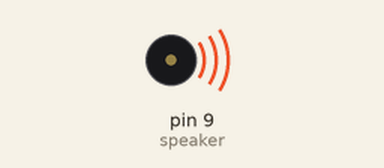
Recording of a sketch running on a simulated Arduino Uno, built with avr-gcc and run on an emulated ATmega328P. Parts: buzzer (waves = sounding).

Above: at 0.2 s.
At 11.0 s:
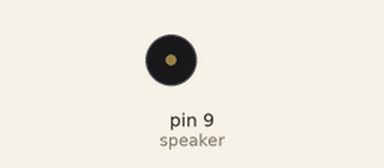
Timing chart, 0 to 12.2 s (numbered marks = the images above):
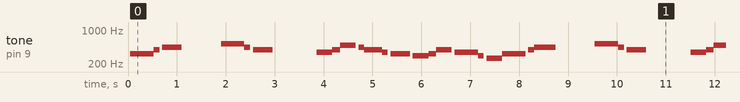

Measured:
- by itself, tone on pin 9 (speaker): plays 328 Hz for 0.48 s, 391 Hz for 0.12 s, 438 Hz for 0.40 s, 521 Hz for 0.48 s, 438 Hz for 0.12 s, 391 Hz for 0.40 s … (325 notes in this stretch)

The sketch:

EX_1_VIVA_EL_MADRID.ino
```cpp
/******************************************************************************
**                                                                           **
**                              Projecte 6. Melodia                          **
**                                                                           **
**           c=DO, d=RE, e=MI, f=FA, g=SOL, a=LA, b=SI, C=DO' D=RE'          **
**                                                                           **
*******************************************************************************/
// Raúl Martos


const int speaker = 9; // Speaker pin 9
int time = 100;

// Himno del Real Madrid
int length = 60;
 char notes[] = "efga Cbag fgbagfedegfedcefga Cbag fgbagfedegfedcefgaaaabbabC ";
 int beats[]={1,3,1,4,7,1,3,1,4,8,3,1,3,1,3,1,4,3,1,3,1,3,1,3,1,3,1,4,7,1,3,1,4,8,3,1,3,1,3,1,4,3,1,3,1,3,1,3,1,3,1,3,1,3,1,3,1,3,1,8};


void setup() {
  // make the pin output
  pinMode(speaker, OUTPUT); // speaker SALIDA
}


void loop() {
    for (int i = 0; i < length; i++) {
    if (notes[i] == ' ') {
      delay(beats[i] * time);
    } else {
      playNote(notes[i], beats[i] * time);
    }

    delay(time / 2); // delay entre notes
  }
}
//****** Funcions *************************************************************
void playTone(int tone, int duration) {
  for (long i = 0; i < duration * 1000L; i += tone * 2) {
    digitalWrite(speaker, HIGH);
    delayMicroseconds(tone);
    digitalWrite(speaker, LOW);
    delayMicroseconds(tone);
  }
}

void playNote(char note, int duration) {
  char names[] = { 'c', 'd', 'e', 'f', 'g', 'a', 'b', 'C' , 'D'};                     // Freqüència la qual es transforma en les lletres que nosaltres escribim
  int tones[] = { 1915, 1700, 1519, 1432, 1275, 1136, 1014, 956, 840};

  // play the tone corresponding to the note name
  for (int i = 0; i < 9; i++) {
    if (names[i] == note) {
      playTone(tones[i], duration);
    }
  }
}

// Programa que reprodueix l'himne del Real MAdrid
```
